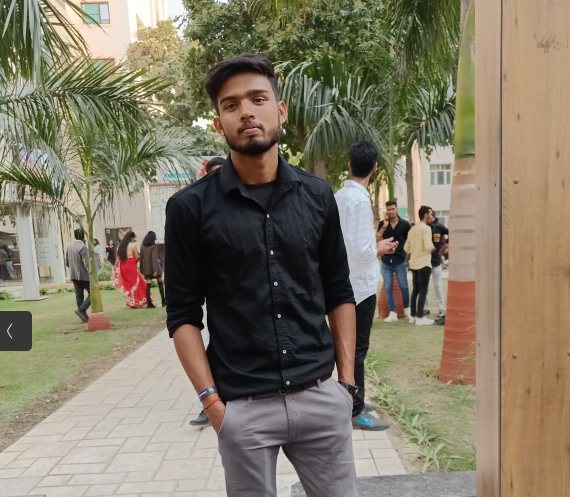
#> input picture object.png, 570 x 497 px
$ python Facedetect.py
#> lines starting #> are read from the running program, lines starting #| are printed output that depends on the picture
import numpy as np
import cv2
import os

def preprocess_image(image_path):

#> called with image_path = 'object.png'
    if not os.path.isfile(image_path):
        print(f"Error: Image file '{image_path}' not found.")
        return None


    img = cv2.imread(image_path)
#> img is the input picture: shape (497, 570, 3); mean B, G, R 103.3, 122.8, 131


    if img is None:
        print("Error: Failed to load image.")
        return None

    resized_img = cv2.resize(img, (800, 600))
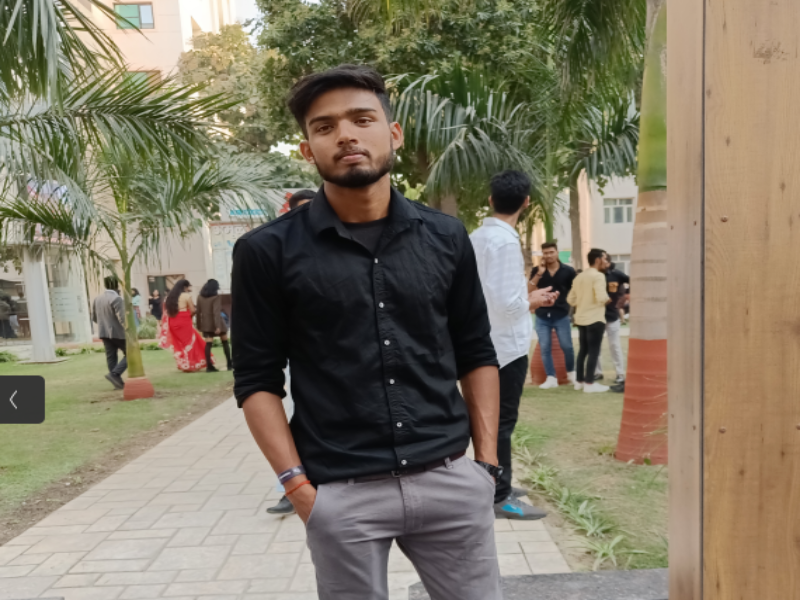
#> resized_img: shape (600, 800, 3); mean B, G, R 103.1, 122.7, 130.9


    gray = cv2.cvtColor(resized_img, cv2.COLOR_BGR2GRAY)
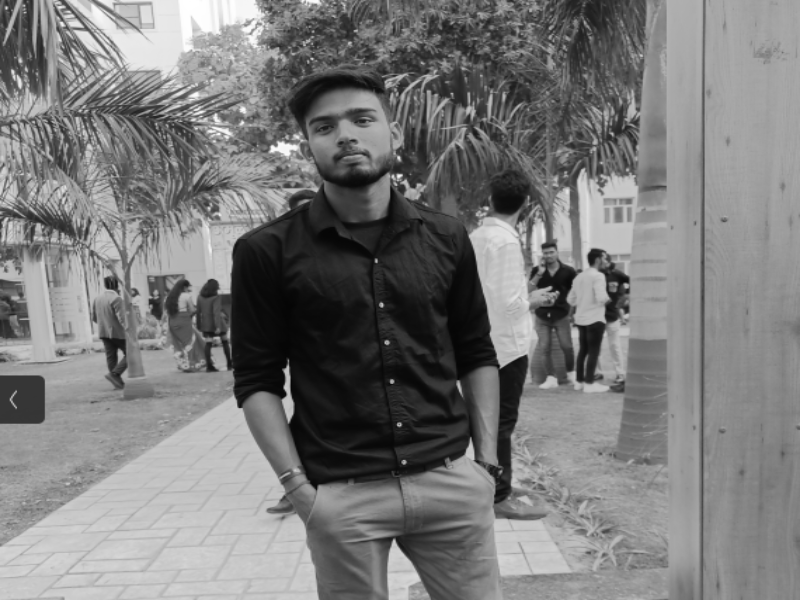
#> gray: shape (600, 800); min 5, max 255, mean 122.9

    blurred_img = cv2.GaussianBlur(gray, (5, 5), 0)

    edges = cv2.Canny(blurred_img, threshold1=30, threshold2=100)
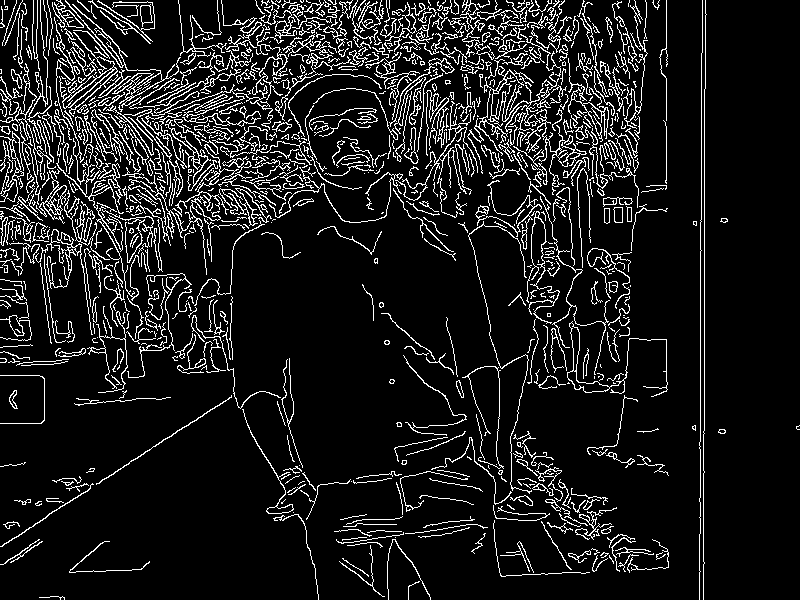
#> edges: shape (600, 800); 10.6% white in thin lines or dots

    _, thresholded_img = cv2.threshold(edges, 150, 255, cv2.THRESH_BINARY)

    return thresholded_img

image_path = 'object.png'
preprocessed_image = preprocess_image(image_path)

if preprocessed_image is not None:
    cv2.imshow('Preprocessed Image', preprocessed_image)
    cv2.waitKey(0)
    cv2.destroyAllWindows()
